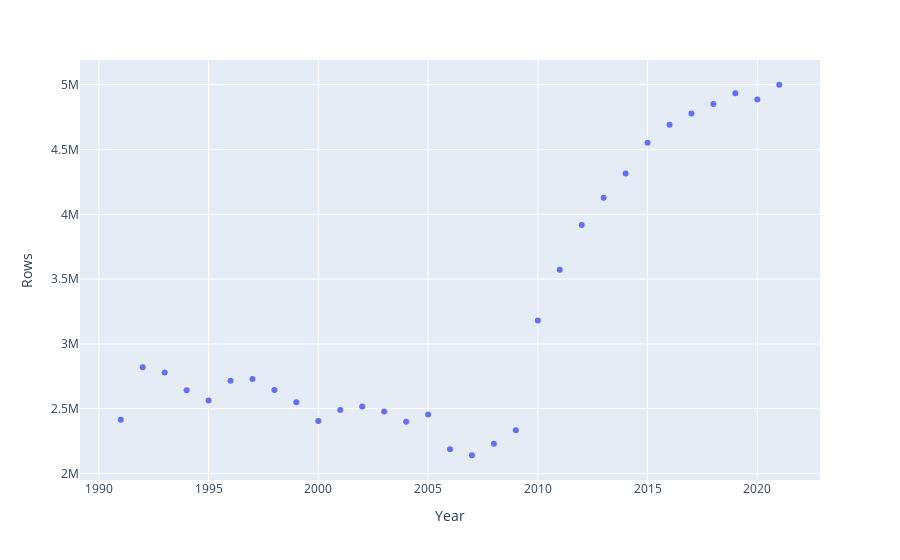

Notebook code for this chart:
### Code cell
### NOTE MODIFIED SETS IN THIS CELL
# total rows


sets = ['d91','d92','d93','d94','d95','d96','d97','d98','d99','d00','d01','d02','d03','d04','d05','d06','d07','d08','d09','d10','d11','d12','d13','d14','d15','d16','d17','d18','d19','d20','d21']
# sets = ['d91','d92','d93','d94','d95','d96','d97','d98','d99','d00','d01','d02','d03','d04','d05','d08','d09','d10','d11','d12','d13','d14','d15','d16','d17','d18','d19','d20','d21','d22',]
# sets = ['d08','d09','d10','d11','d12','d13','d14','d15','d16','d17','d18','d19','d20','d21','d22',]

result = {}
result_index = 0
for set in sets:
    loc_dict = {}
    query = f"SELECT sum(*) FROM {set}"
    df = pd.read_sql(query, conn)
    yr = int(set[1:])
    if yr >= 90:
        year = yr+1900
        result[year] = df.iloc[0][0]
        result_index+=1
    if yr < 90:
        year = yr+2000
        result[year] = df.iloc[0][0]
        result_index+=1

loc = pd.DataFrame.from_dict(result, orient='index',
                       columns=[f'RXs'])

loc.reset_index(drop=False,names='Year',inplace=True)

px.scatter(loc, x='Year', y=f'RXs').show()

### Figure 1 — Plotly figure (JSON) as saved in the notebook; plotly's stock layout.template omitted (floating-point values rounded to 4 significant figures)
{"data": [{"hovertemplate": "Year=%{x}<br>Rows=%{y}<extra></extra>", "legendgroup": "", "marker": {"color": "#636efa", "symbol": "circle"}, "mode": "markers", "name": "", "orientation": "v", "showlegend": false, "type": "scatter", "x": [1991, 1992, 1993, 1994, 1995, 1996, 1997, 1998, 1999, 2000, 2001, 2002, 2003, 2004, 2005, 2006, 2007, 2008, 2009, 2010, 2011, 2012, 2013, 2014, 2015, 2016, 2017, 2018, 2019, 2020, 2021], "xaxis": "x", "y": [2414985, 2819425, 2780036, 2642627, 2563295, 2715852, 2730422, 2643849, 2550371, 2405778, 2490175, 2518440, 2479304, 2399997, 2455748, 2188141, 2141486, 2230417, 2335123, 3180802, 3571713, 3917794, 4128532, 4315519, 4552807, 4690894, 4777646, 4851279, 4933937, 4886375, 4999377], "yaxis": "y"}], "layout": {"legend": {"tracegroupgap": 0}, "margin": {"t": 60}, "xaxis": {"anchor": "y", "domain": [0, 1], "title": {"text": "Year"}}, "yaxis": {"anchor": "x", "domain": [0, 1], "title": {"text": "Rows"}}}}
